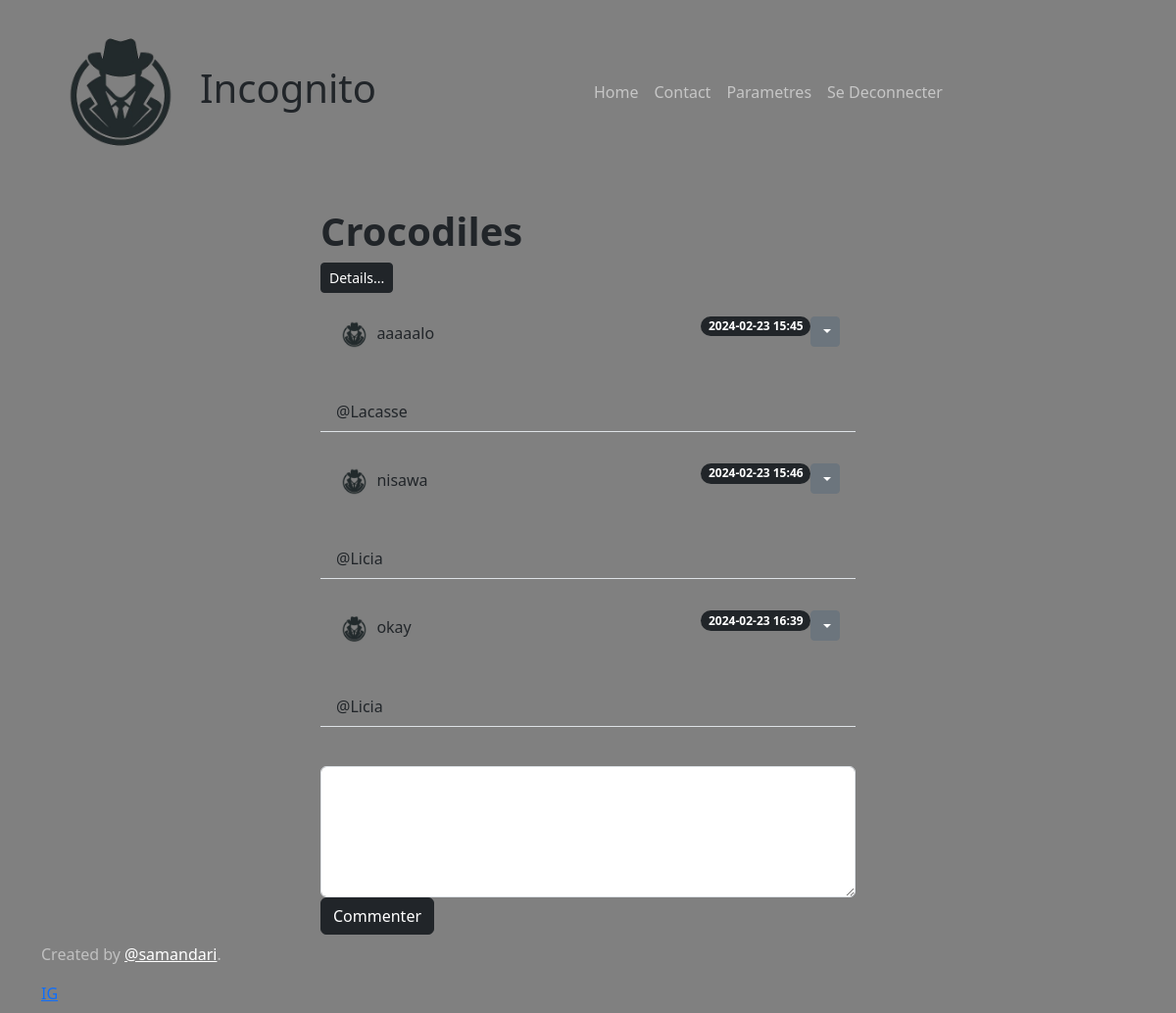
The app's page /post/1 (signed in) with its own data.
### main.py (models this page shows)
class Post(db.Model):
    id = db.Column(db.Integer, primary_key=True)
    title = db.Column(db.String(200))
    subtitle = db.Column(db.String(250))
    timestamp = db.Column(db.DateTime, default=datetime.utcnow)
    author = db.relationship('User', back_populates='posts')  # Include the User object
    user_id = db.Column(db.Integer, db.ForeignKey('user.id'), nullable=False)
    comments = db.relationship('Comment', back_populates="parent_post", lazy=True)

class Comment(db.Model):
    id = db.Column(db.Integer, primary_key=True)
    content = db.Column(db.String(200))
    timestamp = db.Column(db.DateTime, default=datetime.utcnow)
    user_id = db.Column(db.Integer, db.ForeignKey('user.id'), nullable=False)
    commenter = db.relationship('User', back_populates='comments')  # Include the User object
    post_id = db.Column(db.Integer, db.ForeignKey('post.id'), nullable=False)
    parent_post = db.relationship('Post', back_populates='comments')  # Include the Post object

class User(UserMixin, db.Model):
    id = db.Column(db.Integer, primary_key=True)
    name = db.Column(db.String(50), unique=True, nullable=False)
    password = db.Column(db.String(500), nullable=False)
    posts = db.relationship('Post', back_populates='author', lazy=True)
    comments = db.relationship('Comment', back_populates='commenter', lazy=True)

### main.py (the view)
@app.route('/post/<int:post_id>')  # get one post
@login_required
def post(post_id):
    if post_id == 0:
        posts = Post.query.count()
        return render_template('refresh.html', posts=posts)
    the_post = Post.query.get(post_id)
    comments = the_post.comments
    return render_template('post.html', post=the_post, comments=comments, current_user=current_user)

### main.py (called while the page is built)
@login_manager.user_loader
def load_user(user_id):
    return User.query.get(user_id)

### templates/post.html (shortened to what this page needs)
{% include "header.html" %}
    <div class="container mt-4">
        <div class="row">
            <div class="col-md-6 offset-md-3">
                <ul id="comments" class="list-group list-group-flush">
                    <h1><strong>{{post.title}}</strong></h1>
                    <p class="d-inline-flex gap-1">
                          <a class="btn btn-dark btn-sm" data-bs-toggle="collapse" href="#collapseExample" role="button" aria-expanded="false" aria-controls="collapseExample">
                            Details...
                          </a>
                     </p>
                    {% for comment in comments %}
                        <li class="list-group-item d-flex justify-content-between align-items-start text-break bg-transparent">
                            <div class="align-baseline">
                                <img src="{{ url_for('static', filename='logo.png') }}" class="logo-user" alt="User Logo">
                                {{ comment.content }}
                                <br><br><br>
                                <span class="date sub-text">@{{comment.commenter.name}}</span>
                            </div>
                            <span class="badge text-bg-primary bg-dark rounded-pill">{{ comment.timestamp.strftime('%Y-%m-%d %H:%M') }}</span>
                            <div class="dropdown">
                              <button class="btn btn-secondary btn-sm dropdown-toggle" type="button" data-bs-toggle="dropdown" aria-expanded="true">
                              </button>
                            </div>
                        </li>
                        <br>
                    {% endfor %}
                </ul>
                <form id="form" class="mt-3">
                    <div class="control-group">
                        <div class="form-group col-xs-12 floating-label-form-group controls">
                            <textarea id="input" class="form-control text-break" rows="5" autocomplete="off" required></textarea>
                            <button class="btn btn-dark" type="button" id="sendButton">Commenter</button>
                        </div>
                    </div>
                </form>
            </div>
        </div>
    </div>
{% include "footer.html" %}

### templates/header.html (style rules this page uses)
body { background-color: gray; }
.logo-user { max-width: 10%; border-radius: 50%; }

### records on screen
Post: title "Crocodiles"
Comment: content "aaaaalo", commenter.name "Lacasse", timestamp "2024-02-23 15:45"
Comment: content "nisawa", commenter.name "Licia", timestamp "2024-02-23 15:46"
Comment: content "okay", commenter.name "Licia", timestamp "2024-02-23 16:39"
